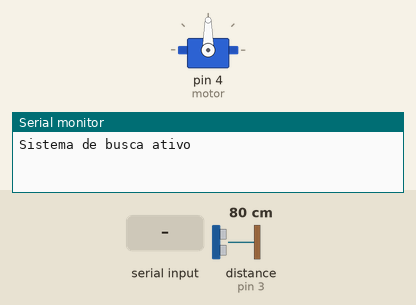
A sketch run on a simulated Arduino Uno, built with avr-gcc and run on an emulated ATmega328P. Parts: servo, the last lines printed to the serial monitor. Wiring (from diagram.json): ultrasonic range finder: trigger pin 2; echo pin 3. Inputs (shaded band) come from the test bench; at power-on: distance to the obstacle (sensor on pin 3) 80 cm. The echo pulse lasts 58.3 µs per cm.

Above: at 1.2 s.
1.3 s: "D" received over Serial
At 1.7 s:
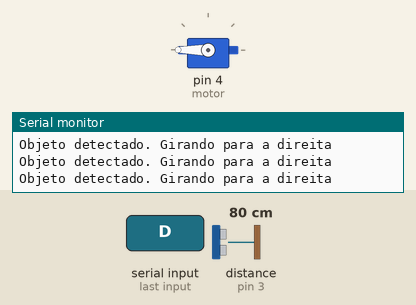
2.8 s: "E" received over Serial
At 3.2 s:
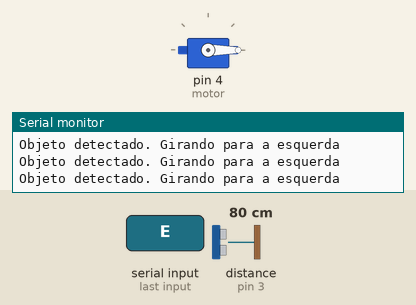
Timing chart, 0 to 5.8 s (numbered marks = the images above; inputs shaded):
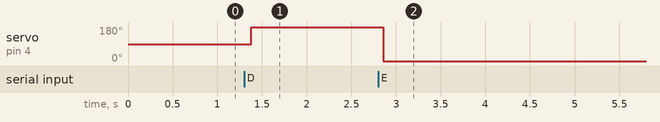

Measured:
- after the input at 1.3 s, servo on pin 4 (motor): 90° → 180° after 0.08 s
- after the input at 2.8 s, servo on pin 4 (motor): 180° → 0° after 0.06 s

The sketch:

sketch.ino
```cpp
#include <Servo.h>

Servo servo1;
const int trigger = 2;
const int echo = 3;
const int motor = 4;

long duracao;
float distancia;

const int distanciaLimite = 100;
char comando = ' ';

void setup() {
  Serial.begin(9600);
  pinMode(trigger, OUTPUT);
  pinMode(echo, INPUT);
  servo1.attach(motor);
  servo1.write(90);

  digitalWrite(trigger, LOW);
  delayMicroseconds(2);
  digitalWrite(trigger, HIGH);
  delayMicroseconds(10);
  digitalWrite(trigger, LOW);

  duracao = pulseIn(echo, HIGH);
  distancia = 0.01715 * duracao;

  Serial.println("Sistema de busca ativo");
}

void loop() {
  digitalWrite(trigger, LOW);
  delayMicroseconds(2);
  digitalWrite(trigger, HIGH);
  delayMicroseconds(10);
  digitalWrite(trigger, LOW);

  duracao = pulseIn(echo, HIGH);
  distancia = 0.01715 * duracao;

  if (Serial.available() > 0) {
    comando = toupper(Serial.read());
  }

  if (distancia > distanciaLimite) {
    servo1.write(90);
    Serial.println("Aguardando objeto...");
  } else {
    if (comando == 'D') {
      servo1.write(180);
      Serial.println("Objeto detectado. Girando para a direita");
    } else if (comando == 'E') {
      servo1.write(0);
      Serial.println("Objeto detectado. Girando para a esquerda");
    }
  }

  // Serial.print("Leitura SENSOR = ");
  // Serial.println(distancia);

  delay(100);
}
```
